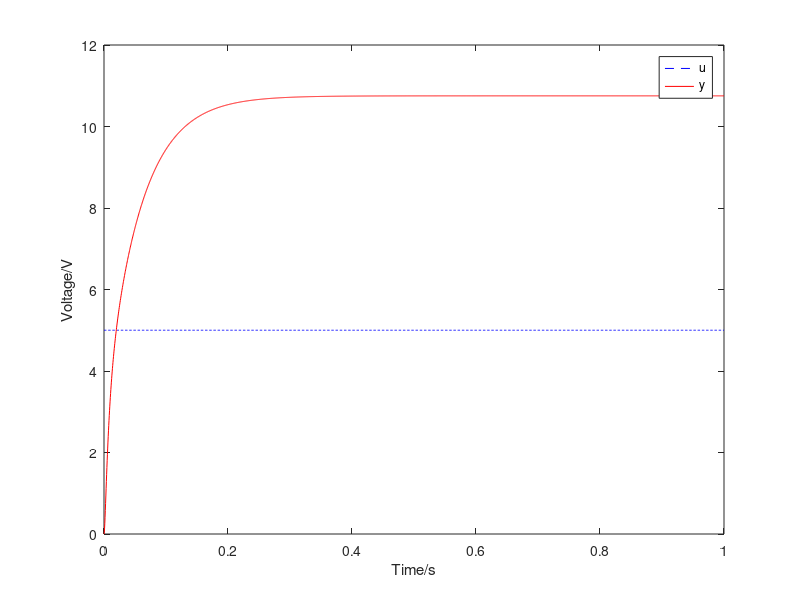

Write the MATLAB code that produced this figure.
pkg load control;

clear;

R1=470e3;
R2=100e3;
R3=2e3;
R4=7.5e3;
K=1.03;
TE=1.3267e-3;
TM=0.0909;


G=tf([7.836e-2 3.918], [8.78e-7 8.02e-4 0.1152 1.82194]);
stepsize=5;

[y_unit t]=step(G,1);
y=y_unit*stepsize;
u=ones(length(t),1)*stepsize;

figure
plot(t,u,'b--',t,y,'r-')
legend('u','y');
xlabel('Time/s');
ylabel('Voltage/V');
